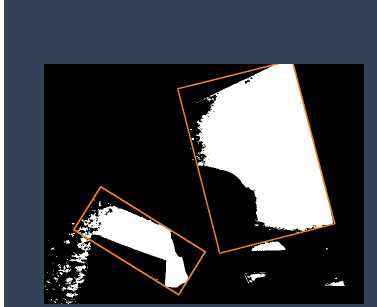
#> input picture coral/Orange_cv2/box_shape.png, 377 x 307 px, given in place of the camera
$ python frc_orange.py
#> lines starting #> are read from the running program, lines starting #| are printed output that depends on the picture; after the words box and inside, x2 and y2 are one past the last pixel; in counts of white or black regions, pixels touching at a corner belong together
### Camera.py
from __future__ import division
import numpy as np
import cv2

class Camera:
    def __init__(self, port):
        self.cam = cv2.VideoCapture(port)


    def quit(self):
        self.cam.release()


    def get_frame(self):
        ret, frame = self.cam.read()
#> frame is the input picture: shape (307, 377, 3); mean B, G, R 71.7, 65.7, 62.5
        return frame


    def change_exposure(self,exposure_val):
        self.cam.set(cv2.CAP_PROP_EXPOSURE, exposure_val)


    def change_brightness(brightness_val):
        cam.set(cv2.CAP_PROP_BRIGHTNESS, brightness_val)


    def change_contrast(contrast_val):
        cam.set(cv2.CAP_PROP_CONTRAST, contrast_val)


    def change_saturation(saturation_val):
        cam.set(cv2.CAP_PROP_SATURATION, saturation_val)

    def invert_image(image):
        return cv2.bitwise_not(image)


    def flip_image_vert(image):
        return cv2.flip(image, 0)


    def flip_image_hor(image):
        return cv2.flip(image, 1)

### Processor.py
from __future__ import division
import numpy as np
import cv2

class Processor:
    bound_val = 0
    calibration_point = [0, 0]

    def __init__(self, camera, boundary):
        self.bound_val = boundary
        self.cam = camera
        self.frame = self.cam.get_frame()


    def display_img(self):
        cv2.namedWindow('image')
        box = self.draw_cnts()

        cv2.imshow('image', self.frame)


    def set_thresh_val(val):
        global bound_val
        bound_val = val


    def draw_cnts(self):
        self.frame = self.cam.get_frame()
        image = self.frame
        image = cv2.cvtColor(image, cv2.COLOR_BGR2GRAY)
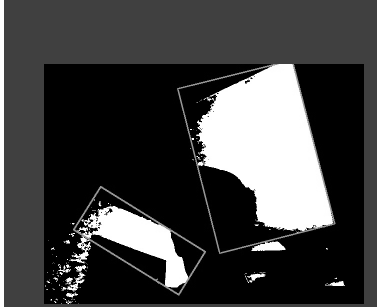
#> image: shape (307, 377); min 0, max 255, mean 65.3
        _, thresh = cv2.threshold(image, 200, 255, cv2.THRESH_BINARY)
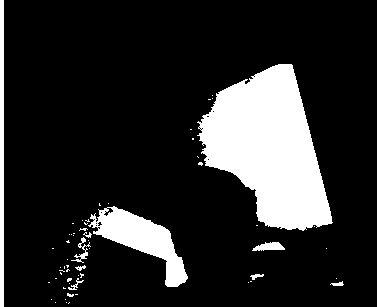
#> thresh: shape (307, 377); 16.1% white; 59 white regions (49 under 20 px)

        cnts = cv2.findContours(thresh, cv2.RETR_TREE, cv2.CHAIN_APPROX_SIMPLE) [-2]
#> cnts = 78 contours, 68 with area under 20; largest, box (x1, y1, x2, y2) and area: (197, 64, 333, 231) 13454, (88, 206, 188, 287) 2912, (0, 0, 4, 307) 918, (252, 242, 285, 251) 162, (71, 237, 91, 263) 67

        if len(cnts) > 0:
            area = max(cnts, key=cv2.contourArea)
#> area = contour of 329 points, box (x1, y1, x2, y2) (197, 64, 333, 231), area 13454
            # print(get_percentage(image, cv2.findNonZero(thresh)))
            rect = cv2.minAreaRect(area)
#> rect = ((258.7, 155.5), (110.4, 167.3), -14.56)
            box = cv2.boxPoints(rect)
#> box = [[226.3, 250.3], [184.2, 88.36], [291, 60.62], [333.1, 222.6]]
            box = np.int0(box)
#> box = [[226, 250], [184, 88], [291, 60], [333, 222]]


            # get_cnt_area(box)
            # cv2.imshow('threshold', thresh)
            # print(box)
            cv2.drawContours(self.frame, [box], 0, (0, 255, 0), 2)
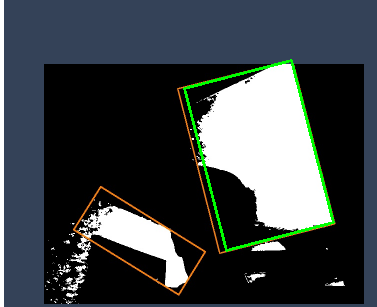
#> self.frame: shape (307, 377, 3); 1.36% of pixels changed, all inside (x1, y1, x2, y2) = (183, 59, 335, 252)
            return box
            # print(x,y,w,h)
            # cv2.rectangle(image, (x, y), (x + w, y + h), (0, 255, 0), 2)


    def get_percentage(image, pix_in_contour):
        return (pix_in_contour.size / image.size) * 100


    # [13 lines left out: functions target_dist_to_center, center_of_cnt, not called in this run]

### frc_orange.py
from __future__ import division
import numpy as np
import cv2
from Camera import Camera
from Processor import Processor

# cam = cv2.VideoCapture(0)
cam = Camera(0)
p = Processor(cam, 200)

# this is an opencv specific handler for mouse click events
def set_center(event, x, y, flags, param):
    if event == cv2.EVENT_LBUTTONDOWN:
        global calibration_point
        calibration_point = [x, y]
        # print(calibration_point)


while(1):
    p.display_img()

    if cv2.waitKey(1) & 0xFF == ord('q'):
#> (key q is pressed here)
        break

cam.quit()
cv2.destroyAllWindows()
